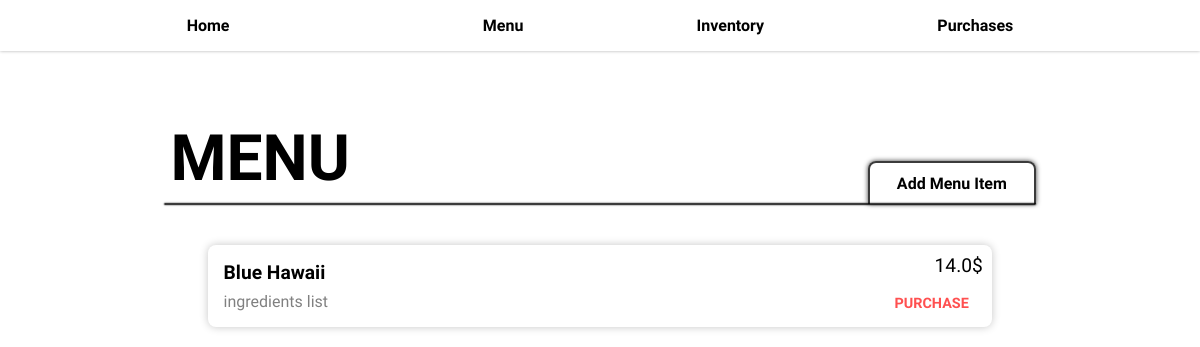
/menu/, run on an earlier commit of the app's database.
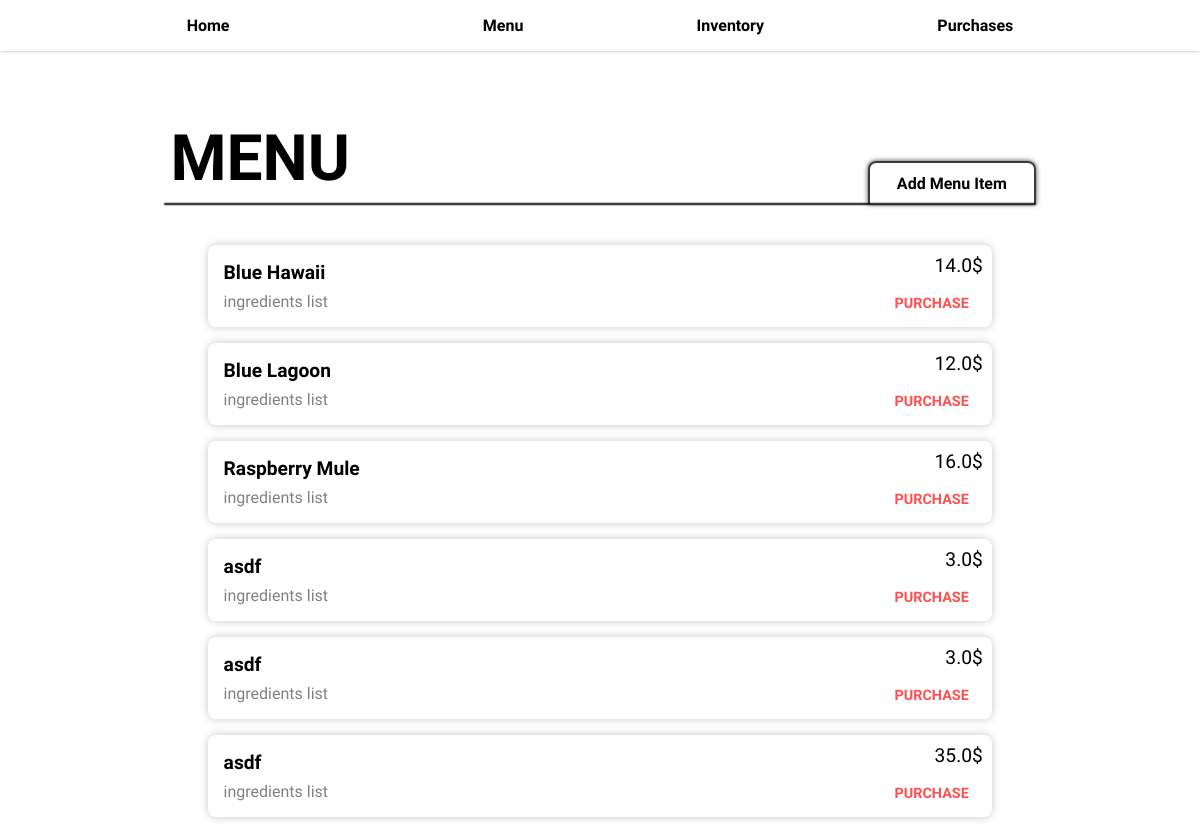
And on a later commit of the database.
### base/models.py (models this page shows, shortened)
class MenuItem(models.Model):
	id = models.IntegerField(primary_key=True)
	name = models.CharField(max_length=100)
	price = models.FloatField(default=0.0)
	food_type = models.CharField(max_length=50, default="cocktail")

### base/views.py (the view)
# urls.py: path("menu/", views.menu, name="menu"),
def menu(request):
	menu_items = MenuItem.objects.all()
	context = {}
	context["menu_items"] = menu_items
	return render(request, "menu/menu.html", context)

### templates/menu/menu.html
{% extends "base.html" %}
{% load static %}
{% block head %}
<link rel="stylesheet" href="{% static 'styles/menu/menu.css' %}" />
{% endblock %}
{% block content %}
<section class="menu-section">
  <h1 class="section-title">MENU</h1>
	<a href="{% url 'newmenuitem' %}" class="new-menu-item-btn">Add Menu Item</a>
	<hr />
	<div class="menu-item-list">
		{% for menu_item in menu_items %}
			<div class="menu-item">
				<div class="menu-item-name">{{ menu_item.name }}</div>
				<div class="menu-item-ingredient-list">ingredients list</div>
				<div class="menu-item-price">{{ menu_item.price }}$</div>
				<a class="menu-item-purchase-btn" href="{% url 'newpurchase' menu_item.id %}">PURCHASE</a>
			</div>
		{% endfor %}
	</div>
</section>
{% endblock %}

What changed in the data, as far as the page shows it:
added MenuItem: name "Blue Lagoon", price "12.0"
added MenuItem: name "Raspberry Mule", price "16.0"
added MenuItem: name "asdf", price "3.0"
added MenuItem: name "asdf", price "3.0"
added MenuItem: name "asdf", price "35.0"
